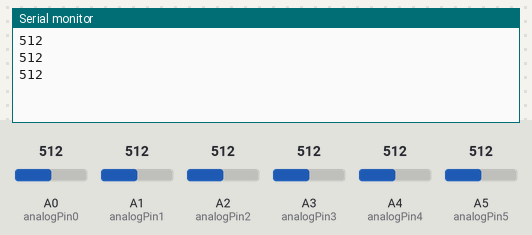
Bench run of a sketch on a simulated Arduino Uno, built with avr-gcc and run on an emulated ATmega328P. On the bench: the last lines printed to the serial monitor. The inputs (shaded band) are chosen by the test bench; at power-on: A5 (analogPin5) = 512, A0 (analogPin0) = 512, A1 (analogPin1) = 512, A2 (analogPin2) = 512, A3 (analogPin3) = 512, A4 (analogPin4) = 512.

Above: at 1.3 s.
1.4 s: A5 (analogPin5) set to 716
At 1.9 s:
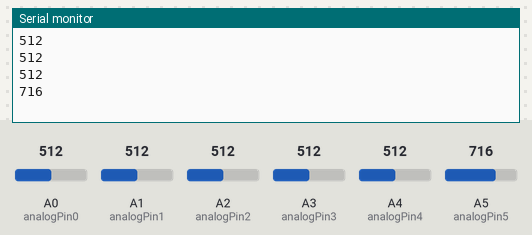
2.9 s: A5 (analogPin5) set to 992
At 3.4 s:
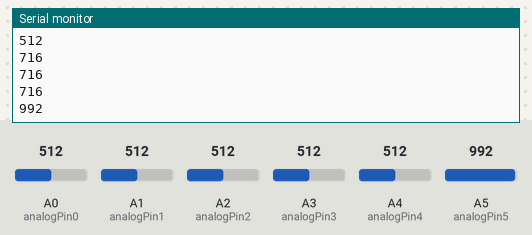
Timing chart, 0 to 5.9 s (numbered marks = the images above; inputs shaded):
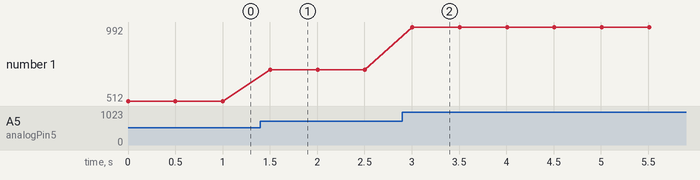

The sketch:

Cable_Input_-_Analogue.ino
```cpp
// pin===================================================

//cable

int analogPin0 = A0;
int analogPin1 = A1;
int analogPin2 = A2;
int analogPin3 = A3;

//potentiometre

int analogPin4 = A4;
int analogPin5 = A5;


// Variable Analogue===============================

//Cables
int sensorValue0 = 0;
int sensorValue1 = 0;
int sensorValue2 = 0;
int sensorValue3 = 0;

//potentiometre

int sensorValue4 = 0;
int sensorValue5 = 0;

//Treshold de voltage ==================================================

float input0VoltTresh = 5.00;
float input1VoltTresh = 3.40;
float input2VoltTresh = 1.67;
float input3VoltTresh = 0.00;


// Input de cable actifs=====================================
int input0;
int input1;
int input2;
int input3;


/*====================================================
Code
======================================================*/


void setup() {
  Serial.begin(9600);

}

void loop() {

  //cables
  sensorValue0 = analogRead(analogPin0);
  sensorValue1 = analogRead(analogPin1);
  sensorValue2 = analogRead(analogPin2);
  sensorValue3 = analogRead(analogPin3);

  //potentio
  sensorValue4 = analogRead(analogPin4);
  sensorValue5 = analogRead(analogPin5);

  Serial.println(sensorValue5);


  // Variable de voltage

  float voltage0value = sensorValue0 * (5.0 / 1023.0);
  float voltage1value = sensorValue1 * (5.0 / 1023.0);
  float voltage2value = sensorValue2 * (5.0 / 1023.0);
  float voltage3value = sensorValue3 * (5.0 / 1023.0);


//==========================================
//            VOLTAGE MATCH CHECK
//==========================================


    if (voltage0value <= input0VoltTresh && voltage0value > input1VoltTresh){
        input0 = 1;
        //Serial.println("input0");

    }

    if (voltage1value <= input1VoltTresh && voltage1value > input2VoltTresh){
        input1 = 1;
        //Serial.println("input1");

    }

    if (voltage2value >= input2VoltTresh -0.05 && voltage2value <= 3){
        input2 = 1;
        //Serial.println("input2");


    }

    if (voltage3value == input3VoltTresh){
        input3 = 1;
        //Serial.println("input3");


         // Serial.println(voltage3value);

    }


/* ================================================================
                    OUT
====================================================================*/

  //Serial.println(input0);
  //Serial.println(input1);
  //Serial.println(input2);
  //Serial.println(input3);


  delay(500);


}
```

Measured:
- after the input at 1.4 s, the serial monitor: prints a new line after 0.10 s (image 1)
- after the input at 2.9 s, the serial monitor: prints a new line after 0.11 s (image 2)
- plotted number 1: 512 → 716 after the input at 1.4 s, 716 → 992 after the input at 2.9 s
